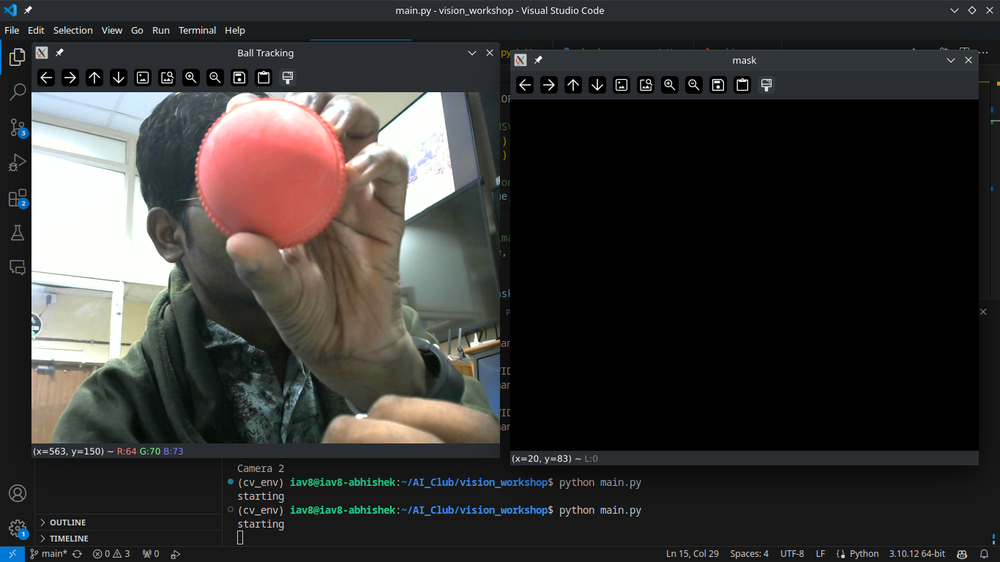
#> input picture images/ball.png, 1000 x 562 px, shrunk from 1366 x 768 before the run, given in place of the camera
$ python thresh_hold_check_blue.py
#> lines starting #> are read from the running program, lines starting #| are printed output that depends on the picture; after the words box and inside, x2 and y2 are one past the last pixel; in counts of white or black regions, pixels touching at a corner belong together
#> in main, frame is the input picture: shape (562, 1000, 3); mean B, G, R 50.1, 51.5, 52.9
import cv2
import numpy as np
import requests

# Global variables for threshold box and previous ball position
threshold_x = 200  # Threshold box x-coordinate
threshold_y = 200  # Threshold box y-coordinate
threshold_width = 200  # Threshold box width
threshold_height = 200  # Threshold box height
prev_ball_x = None   # Previous ball x-coordinate
prev_ball_y = None   # Previous ball y-coordinate
base_url = "http://192.168.4.1/"

is_inside = False
commanding = False

# Function to detect and track the ball
def track_ball(frame):
    global threshold_x, threshold_y, threshold_width, threshold_height, prev_ball_x, prev_ball_y, commanding

    # Convert BGR to HSV
    hsv = cv2.cvtColor(frame, cv2.COLOR_BGR2HSV)
#> hsv: shape (562, 1000, 3); mean H, S, V 35.8, 26.9, 57.2

    # Define range of blue color in HSV
    lower_red = np.array([41, 132, 132])
    upper_red = np.array([96 ,255, 255])

    # Threshold the HSV image to get only blue colors
    mask = cv2.inRange(hsv, lower_red, upper_red)
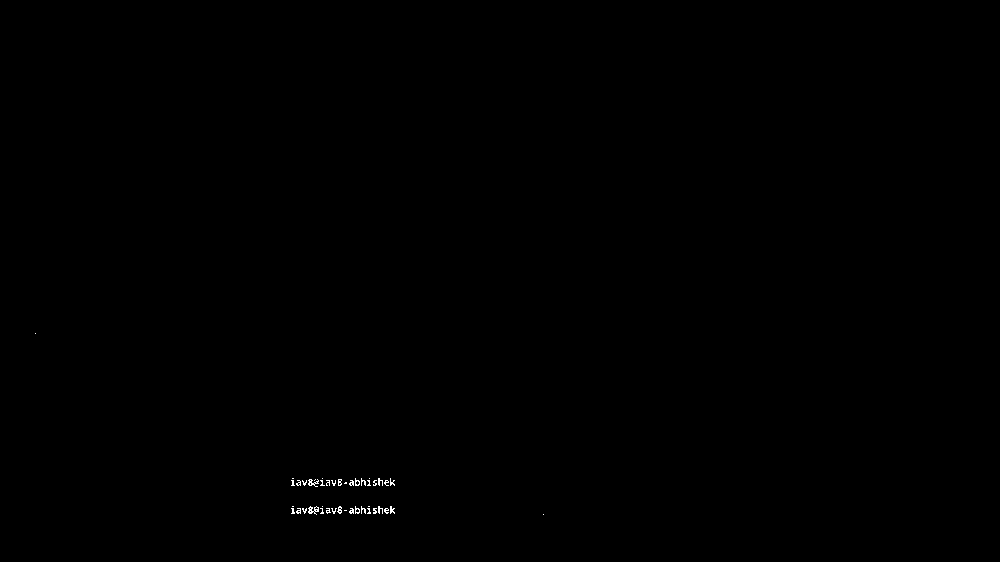
#> mask: shape (562, 1000); 0.12% white in thin lines or dots, all inside (x1, y1, x2, y2) = (35, 333, 544, 515)

    # Bitwise-AND mask and original image
    res = cv2.bitwise_and(frame, frame, mask=mask)

    # Find contours in the mask
    contours, _ = cv2.findContours(mask, cv2.RETR_EXTERNAL, cv2.CHAIN_APPROX_SIMPLE)
#> contours = 43 contours, 41 with area under 20; largest, box (x1, y1, x2, y2) and area: (308, 506, 319, 515) 39, (308, 479, 319, 487) 28

    # Draw a rectangle for the threshold box
    cv2.rectangle(frame, (threshold_x, threshold_y),
                  (threshold_x + threshold_width, threshold_y + threshold_height),
                  (0, 255, 0), 2)
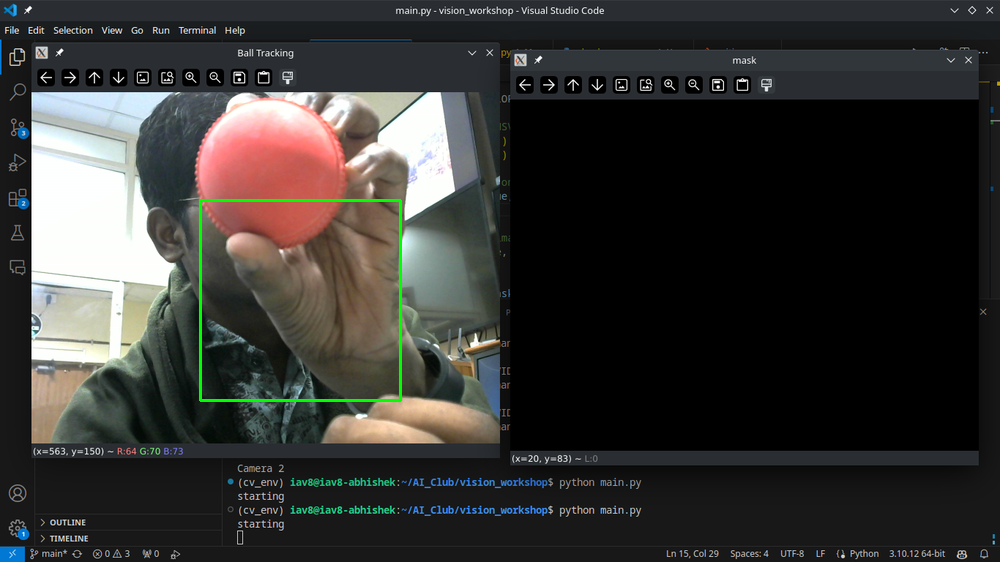
#> frame: shape (562, 1000, 3); 0.43% of pixels changed, all inside (x1, y1, x2, y2) = (199, 199, 402, 402)

    # Draw a rectangle around the detected ball
    if len(contours) > 0:
        # Find the largest contour
        max_contour = max(contours, key=cv2.contourArea)
#> max_contour = contour of 29 points, box (x1, y1, x2, y2) (308, 506, 319, 515), area 39
        # Get the bounding box of the contour
        x, y, w, h = cv2.boundingRect(max_contour)
#> x = 308; y = 506; w = 11; h = 9
        # Draw the bounding box on the frame
        cv2.rectangle(frame, (x, y), (x + w, y + h), (0, 0, 255), 2)
#> frame: shape (562, 1000, 3); 0.02% of pixels changed, all inside (x1, y1, x2, y2) = (307, 505, 321, 517)

        # Calculate the center of the bounding box
        ball_x = x + w / 2
#> ball_x = 313.5
        ball_y = y + h / 2
#> ball_y = 510.5

        # Check if the ball is outside the threshold box
        if (x < threshold_x or x + w > threshold_x + threshold_width or
            y < threshold_y or y + h > threshold_y + threshold_height):
            is_inside = False
        else:
            if commanding:
                requests.get(base_url+"stop")
                commanding = False
            is_inside = True

        # Determine the direction of the ball with respect to the bounding box
        direction = ""
        if prev_ball_x is not None and prev_ball_y is not None:
            if ball_x < threshold_x + threshold_width / 2:
                direction = "left"
            elif ball_x > threshold_x + threshold_width / 2:
                direction = "right"
            # [4 lines of commented-out code are left out]
        prev_ball_x = ball_x
#> prev_ball_x = 313.5
        prev_ball_y = ball_y
#> prev_ball_y = 510.5

        # Print the direction
        if not is_inside:
            if not commanding:
            # print("Direction:", direction)
                requests.get(base_url+direction)
#> (this line was passed over: the network is not available in this run)
                commanding=True

    return frame

# Main function
def main():
    # Open the webcam
    cap = cv2.VideoCapture(0)

    while True:
        # Capture frame-by-frame
        ret, frame = cap.read()

        # Track the ball
        tracked_frame = track_ball(frame)

        # Display the resulting frame
        cv2.imshow('Ball Tracking', tracked_frame)

        # Check for 'q' key pressed to exit
        if cv2.waitKey(1) & 0xFF == ord('q'):
#> (key q is pressed here)
            break

    # When everything done, release the capture
    cap.release()
    cv2.destroyAllWindows()

if __name__ == "__main__":
    main()

$ run again, on images/bounding_box.png
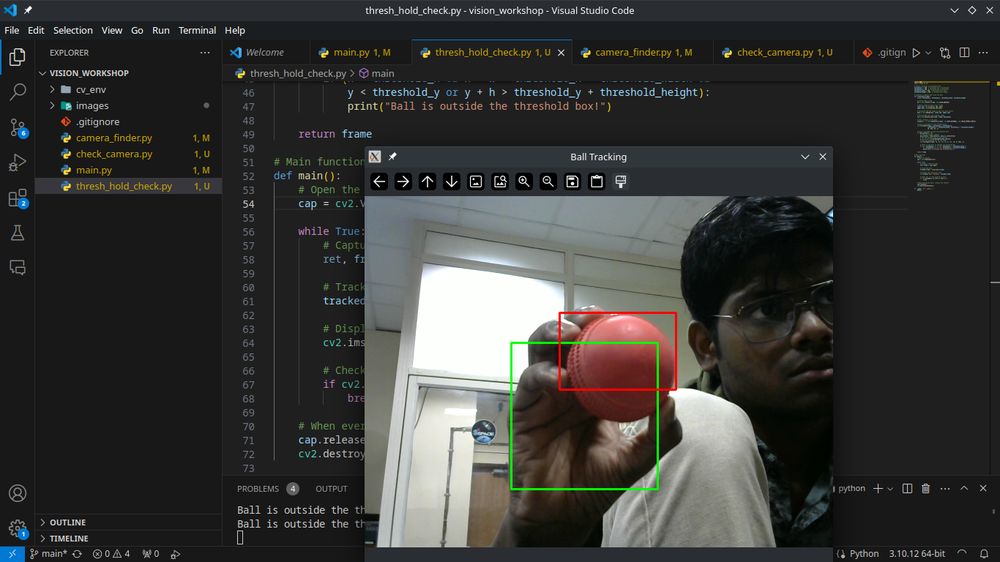
#> input picture images/bounding_box.png, 1000 x 562 px, shrunk from 1366 x 768 before the run, given in place of the camera
#> in main, frame is the input picture: shape (562, 1000, 3); mean B, G, R 54.5, 56.5, 56.2
#> hsv: shape (562, 1000, 3); mean H, S, V 33.5, 29.1, 60.1
#> in track_ball, `mask = cv2.inRange(hsv, lower_red, upper_red)`:
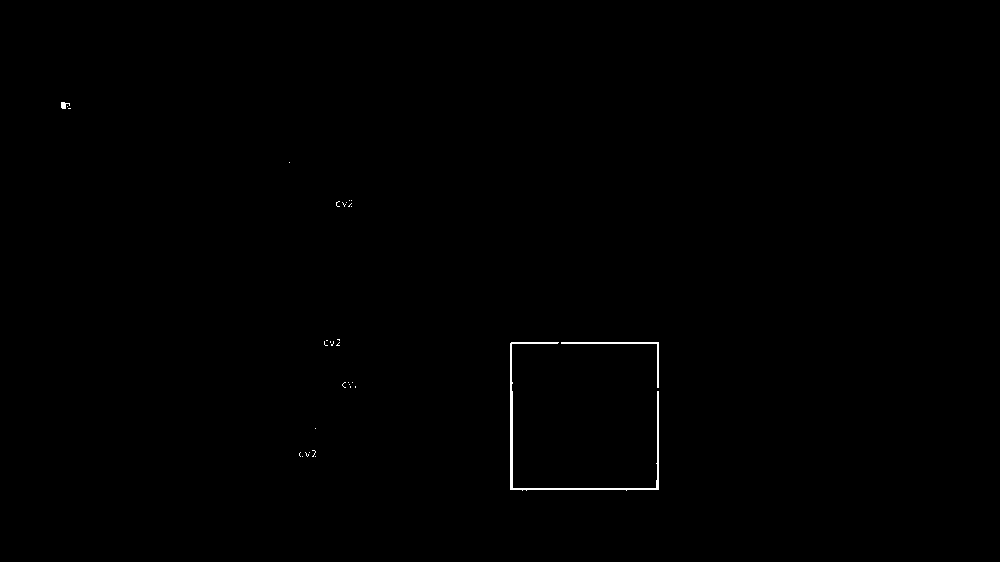
#> mask: shape (562, 1000); 0.25% white in thin lines or dots, all inside (x1, y1, x2, y2) = (61, 102, 659, 491)
#> contours = 32 contours, 29 with area under 20; largest, box (x1, y1, x2, y2) and area: (510, 342, 659, 491) 550, (561, 342, 659, 388) 142, (61, 102, 70, 109) 24
#> max_contour = contour of 34 points, box (x1, y1, x2, y2) (510, 342, 659, 491), area 550
#> x = 510; y = 342; w = 149
#> in track_ball, `cv2.rectangle(frame, (x, y), (x + w, y + h), (0, 0, 255), 2)`:
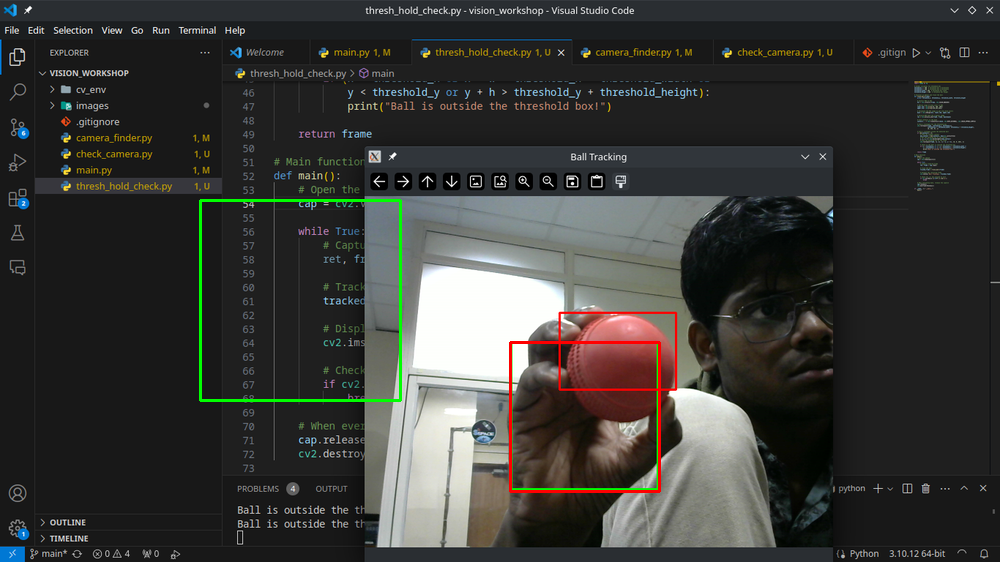
#> frame: shape (562, 1000, 3); mean B, G, R 54.1, 56.8, 56.6
#> ball_x = 584.5
#> ball_y = 416.5
#> prev_ball_x = 584.5
#> prev_ball_y = 416.5
